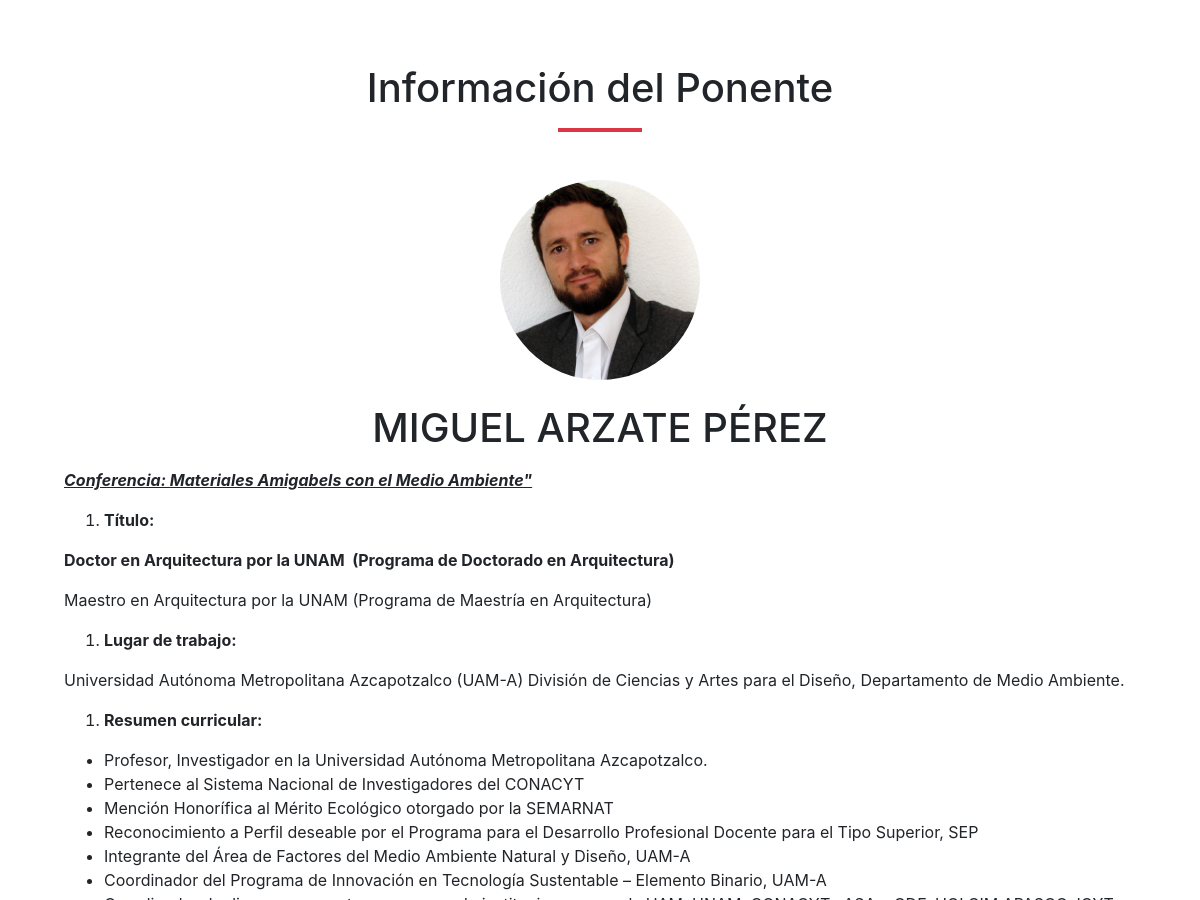
The page /ponentes/detalle/1 (upper part) on the database as committed earlier.
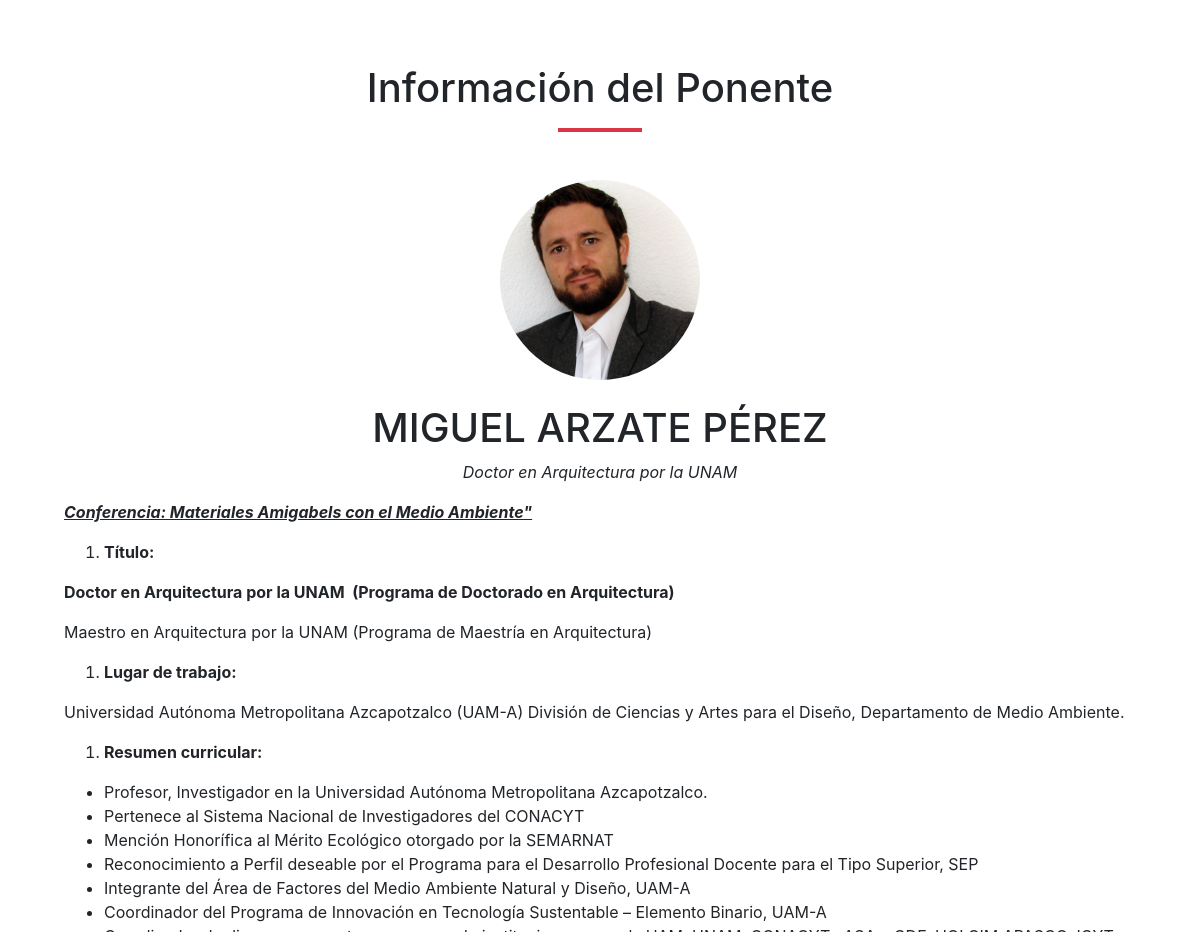
The same page on the database as committed later.
### registro/models.py (models this page shows, shortened)
class Ponente(models.Model):
	TIPOS = [
		("ponente", "Ponente"),
		("profesor", "Profesor"),
	]
	CARRERAS = [
		("arquitectura", "Arquitectura"),
		("bioquimica", "Ingeniería Bioquímica"),
		("electromecanica", "Ingeniería Electromecánica"),
		("sistemas", "Ingeniería en Sistemas Computacionales"),
		("gestion", "Ingenieria en Gestión Empresarial"),
		("administracion", "Licenciatura en Administración"),
		("contabilidad", "Contador Público"),
	]
	fecha_registro = models.DateField(auto_now_add=True)
	fecha_modificacion = models.DateField(auto_now=True)
	user = models.ForeignKey(User, on_delete=models.CASCADE, null=True)
	ponencia = models.CharField(max_length=255)
	horario = models.ForeignKey(Horario, on_delete=models.SET_NULL, null=True)
	foto_ponencia = models.ImageField(blank=True, null=True)
	carrera = models.CharField(max_length=255, choices=CARRERAS)
	nombre = models.CharField(max_length=255)
	email = models.EmailField(max_length=255)
	telefono = models.CharField(max_length=20)
	titulo = models.CharField(max_length=50)
	resumen = models.CharField(max_length=255)
	intro = models.TextField()
	foto = models.ImageField(blank=True)
	activo = models.BooleanField()
	tipo = models.CharField(max_length=255, choices=TIPOS, default="ponente")

### registro/views.py (the view)
# urls.py: path('ponentes/detalle/<int:id>', views.ponentes_detalle, name="ponentes_detalle"),
def ponentes_detalle(request, id):
	registro = get_object_or_404(Ponente, pk=id)
	context = {
		"data" : registro
	}
	return render(request, "registro/ponentes_detalle.html", context)

### registro/templates/registro/ponentes_detalle.html (shortened to what this page needs)
{% extends 'base.html' %}
{% load static %}
{% block content %}
<section>
<div class="row">
	<div class="col text-center">
		<h1>Información del Ponente</h1>
		<hr class="divider red">
	</div>
</div>
<div class="row">
	<div class="col-4 offset-4 text-center">
		{% if data.foto %}
		<img src="{{ data.foto.url }}" class="image rounded-circle" alt="foto del Ponente">
		{% else %}
		<img src="{% static 'img/default.png' %}" class="image" alt="Imagen Ponente Default" style="width: 100%;">
		{% endif %}
	</div>
</div>
<div class="row">
	<div class="col text-center">
		<br>
		<h1>{{ data.nombre }}</h1>
		<p>
			<i>{{ data.resumen }}</i>
		</p>
	</div>
</div>
<div class="row">
	<div class="col">
	{% autoescape off %}
		{{ data.intro }}
	{% endautoescape %}
	</div>
</div>
{% endblock %}

Rows that differ between the two databases and show on the page:
changed Ponente "MIGUEL ARZATE PÉREZ": resumen (not shown) → "Doctor en Arquitectura por la UNAM"
